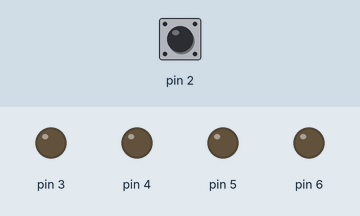
Recording of a sketch running on a simulated Arduino Uno, built with avr-gcc and run on an emulated ATmega328P. Shown: output pins drawn as LEDs (lit = HIGH). Dashed ring = blinking. The test bench sets the inputs (shaded band); at power-on: pin 2 HIGH.

Above: at 1.2 s.
1.3 s: pin 2 pulled LOW for 1 s
At 1.5 s:
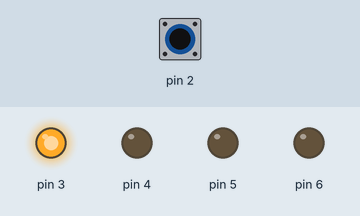
3.8 s: pin 2 pulled LOW for 0.25 s
At 4.6 s:
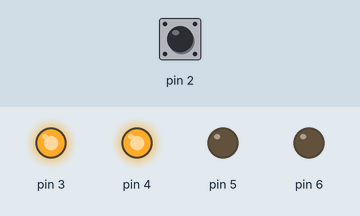
5.5 s: pin 2 pulled LOW for 3.2 s
At 6.9 s:
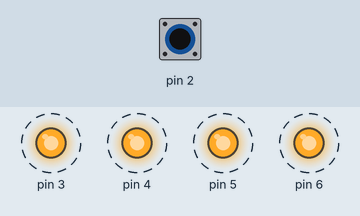
Timing chart, 0 to 10.1 s (numbered marks = the images above; inputs shaded):
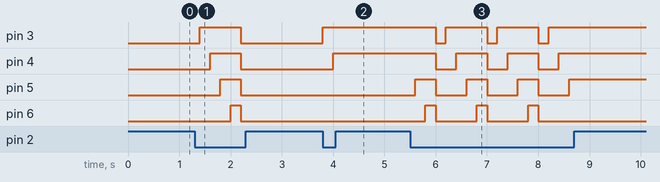

The sketch:

Press2OnLED1234_Switch.ino
```cpp
// Press the button to ON the LED one by one...
int count = 0;

void setup() {
pinMode(2, INPUT_PULLUP);
pinMode(3, OUTPUT);
pinMode(4, OUTPUT);
pinMode(5, OUTPUT);
pinMode(6, OUTPUT);
}

void loop() {
 int val=digitalRead(2);

 if(val==0){
  count = count+1;
 }
 switch(count){
  case 1:
    digitalWrite(3,HIGH);
    break;
  case 2:
    digitalWrite(4,HIGH);
    break;
  case 3:
    digitalWrite(5,HIGH);
    break;
  case 4:
    digitalWrite(6,HIGH);
    break;
  default:
    digitalWrite(3,LOW);
    digitalWrite(4,LOW);
    digitalWrite(5,LOW);
    digitalWrite(6,LOW);
    count=0;
 }
  delay(200);
}
```

Measured:
- after the input at 1.3 s, pin 3: LOW → HIGH after 0.10 s, → LOW 0.80 s later; pin 4: LOW → HIGH after 0.30 s, → LOW 0.60 s later; pin 5: LOW → HIGH after 0.50 s, → LOW 0.40 s later; pin 6: LOW → HIGH after 0.70 s, → LOW 0.20 s later
- after the input at 3.8 s, pin 3: LOW → HIGH at once; pin 4: LOW → HIGH after 0.20 s
- after the input at 5.5 s, pin 3: alternates HIGH for 0.80 s and LOW for 0.20 s, 6 changes in all, then stays HIGH, starting after 0.50 s; pin 4: alternates HIGH for 0.60 s and LOW for 0.40 s, 6 changes in all, then stays HIGH, starting after 0.50 s
